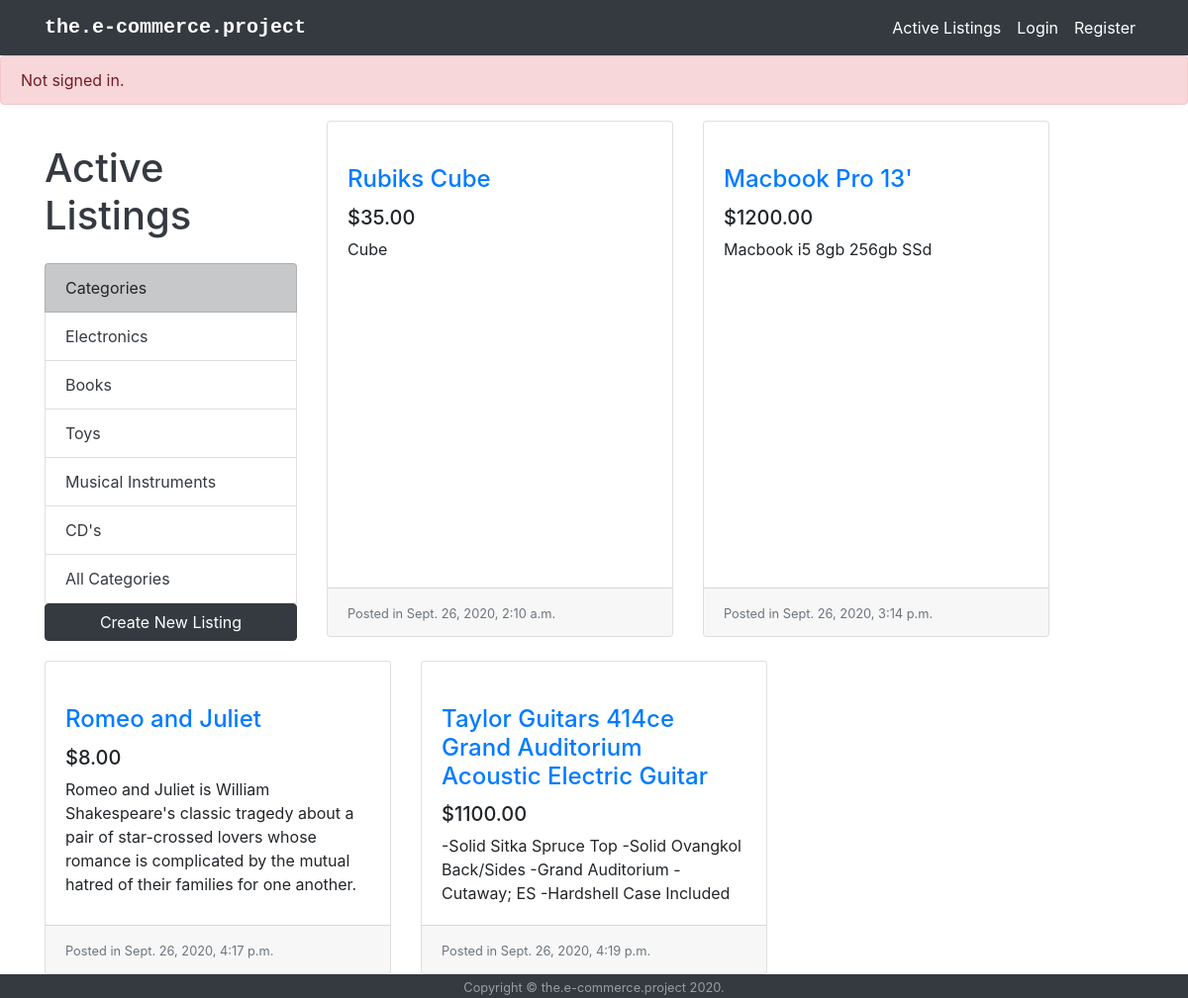
/, run on an earlier commit of the app's database.
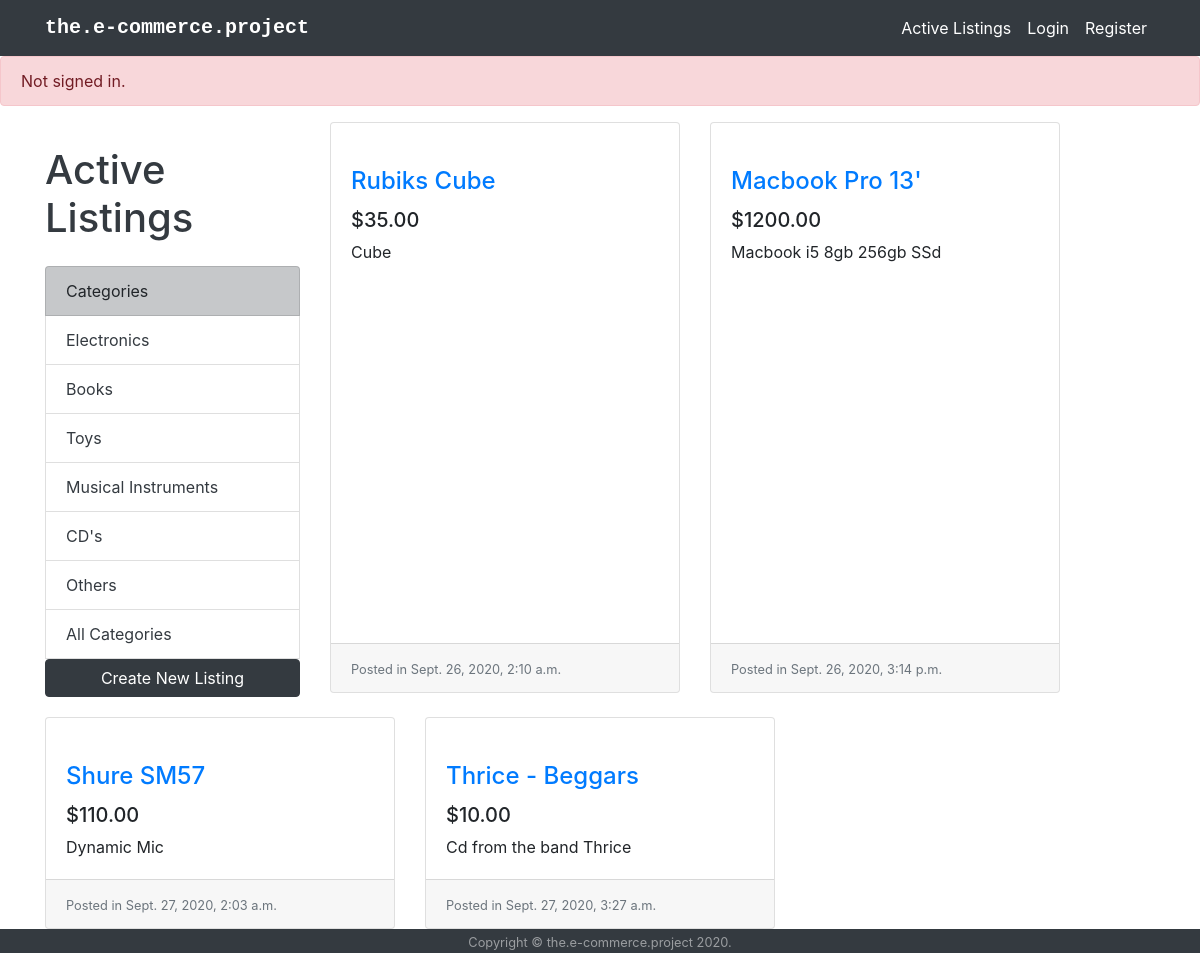
And on a later commit of the database.
### auctions/models.py (models this page shows, shortened)
class Category(models.Model):
    name = models.CharField(max_length=64)
    description = models.CharField(max_length=128)

class AuctionItem(models.Model):
    name = models.CharField(max_length=64)
    description = models.CharField(max_length=256)
    image = models.URLField(blank=True)
    status = models.BooleanField(blank=True)
    date = models.DateTimeField(auto_now_add=True)
    current_price = models.DecimalField(max_digits=10,decimal_places=2, validators=[MinValueValidator(0.01)])
    owner = models.ForeignKey(User, on_delete=models.CASCADE, related_name="listings", default=None)
    category = models.ForeignKey(Category, on_delete=models.SET(None), null=True,related_name="category")
    watchlist = models.ManyToManyField(User, related_name="watchlist", blank=True)

### auctions/views.py (the view)
# urls.py: path("", views.index, name="index"),
def index(request):
    active_items = AuctionItem.objects.filter(status=True)
    categories = Category.objects.all()
    return render(request, "auctions/index.html", {
        'items' : active_items,
        'categories' : categories
    })

### auctions/templates/auctions/index.html (shortened to what this page needs)
{% extends "auctions/layout.html" %}
{% block body %}
    {% if user.is_authenticated %}
        <div class="alert alert-success" role="alert">
            Signed in as <strong>{{ user.username }}</strong>.
        </div>
    {% else %}
        <div class="alert alert-danger" role="alert">
            Not signed in.
        </div>
    {% endif %}
    <div class="container">
        <div class="row">
            <div class="categories_bar col-lg-3">
                <h1 class="my-4 text-dark">Active Listings</h1>
                <div class="list-group">
                    <a class="list-group-item list-group-item-dark">Categories</a>
                    {% for category in categories %}
                        <a href="{% url 'category' category.name %}" class="list-group-item text-dark">{{category.name}}</a>
                    {% endfor %}
                    <a href="{% url 'index' %}" class="list-group-item text-dark">All Categories</a>
                    <a class="btn btn-dark" href="{% url 'create' %}" role="button">Create New Listing</a>
                </div>
            </div>
                {% for item in items %}
                    <div class="col-lg-4 col-md-6 mb-4">
                        <div class="card h-100">
                            <a href="{% url 'item' item.name %}"><img class="card-img-top" src="{{ item.image }}" alt=""></a>
                            <div class="card-body">
                                <h4 class="card-title">
                                    <a href="{% url 'item' item.name %}"">{{ item.name }}</a>
                                </h4>
                                <h5>${{item.current_price}}</h5>
                                <p class="card-text">{{ item.description }}</p>
                            </div>
                            <div class="card-footer">
                                <small class="text-muted">Posted in {{ item.date }}</small>
                            </div>
                        </div>
                    </div>
                {% endfor %}
        </div>
    </div>
{% endblock %}

### auctions/templates/auctions/layout.html (shortened to what this page needs)
{% load static %}
<!DOCTYPE html>
<html lang="en">
    <head>
        <link rel="stylesheet" href="https://stackpath.bootstrapcdn.com/bootstrap/4.4.1/css/bootstrap.min.css">
        <link href="{% static 'auctions/styles.css' %}" rel="stylesheet">
    </head>
    <body>
        <nav class="navbar navbar-expand-lg navbar-dark bg-dark fixed-top">
            <div class="container">
                <a class="navbar-brand" style="font-family:monospace; font-weight: bold" href="{% url 'index' %}">the.e-commerce.project</a>
                <div class="collapse navbar-collapse" id="navbarResponsive">
                    <ul class="navbar-nav ml-auto">
                        <li class="nav-item active">
                            <a class="nav-link" href="{% url 'index' %}">Active Listings
                            </a>
                        </li>
                        {% if user.is_authenticated %}
                        <li class="nav-item active">
                            <a class="nav-link" href="{% url 'logout' %}">Logout</a>
                        </li>
                        <li class="nav-item active">
                            <a class="nav-link" href="{% url 'mywatchlist' %}">My Watchlist</a>
                        </li>
                        {% else %}
                        <li class="nav-item active">
                            <a class="nav-link" href="{% url 'login' %}">Login</a>
                        </li>
                        <li class="nav-item active">
                            <a class="nav-link" href="{% url 'register' %}">Register</a>
                        </li>
                        {% endif %}
                    </ul>
                </div>
            </div>
        </nav>
        {% block body %}
        {% endblock %}
        <footer class="footer bg-dark text-white-50">
            <div class="container text-center">
                <small>Copyright &copy; the.e-commerce.project 2020.</small>
            </div>
        </footer>
    </body>
</html>

### auctions/static/auctions/styles.css (style rules this page uses)
:root { --input-padding-x: 1.5rem; --input-padding-y: .75rem; }
body { padding-top: 56px; height: 100%; }
.container { height: 100%; }
.categories_bar { padding-bottom: 20px; }
.footer { width: 100%; * Set the fixed height of the footer here */ height: 60px; bottom: 0; }
.footer { position: fixed; bottom: 0; margin-top: 40px; }

What changed in the data, as far as the page shows it:
removed AuctionItem: name "Romeo and Juliet", current_price "8.00", description "Romeo and Juliet is William Shakespeare's classic tragedy about a pair of star-crossed lovers whose romance is complicated by the mutual hatred of their families for one another.", date "Sept. 26, 2020, 4:17 p.m."
removed AuctionItem: name "Taylor Guitars 414ce Grand Auditorium Acoustic Electric Guitar", current_price "1100.00", description "-Solid Sitka Spruce Top -Solid Ovangkol Back/Sides -Grand Auditorium -Cutaway; ES -Hardshell Case Included", date "Sept. 26, 2020, 4:19 p.m."
added Category: name "Others"
added AuctionItem: name "Shure SM57", current_price "110.00", description "Dynamic Mic", date "Sept. 27, 2020, 2:03 a.m."
added AuctionItem: name "Thrice - Beggars", current_price "10.00", description "Cd from the band Thrice", date "Sept. 27, 2020, 3:27 a.m."
